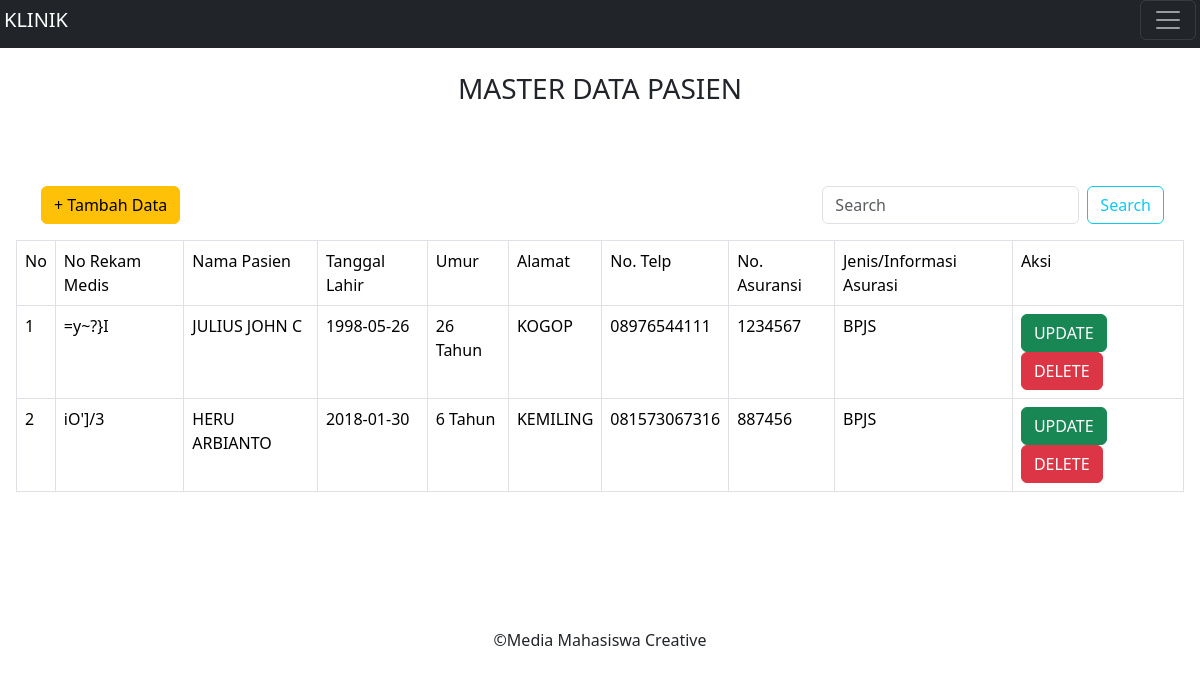
Screenshot of /Home/pasien.php (signed in) with the database file from the repository.
### tables this page shows
CREATE TABLE `pasien` (
  `ID_Pasien` int(11) NOT NULL,
  `no_rekammedis` varchar(255) NOT NULL,
  `nm_pasien` varchar(255) NOT NULL,
  `tl_pasien` varchar(255) NOT NULL,
  `Alamat_pasien` varchar(255) NOT NULL,
  `telp_pasien` varchar(255) NOT NULL,
  `no_asuransi` varchar(255) NOT NULL,
  `Informasi_Asuransi` varchar(255) NOT NULL
);

### HillCipher/dekripsi.php (called while the page is built, shortened)
<?php
$kunci = [
  [21, 31, 23],
  [1, 4, 5],
  [3, 7, 78],
];
function textToAsciii($plaintext)
{
  $result = [];
  for ($i = 0; $i < strlen($plaintext); $i++) {
    $charCode = ord($plaintext[$i]);
    $result[] = $charCode;
  }
  return $result;
}
function matrixTo1DArrayy($matrix)
{
  $result = [];
  for ($i = 0; $i < count($matrix); $i++) {
    for ($j = 0; $j < count($matrix[$i]); $j++) {
      $result[] = $matrix[$i][$j];
    }
  }
  return $result;
}
function asciiToTextt($asciiArray)
{
  $result = "";
  for ($i = 0; $i < count($asciiArray); $i++) {
    $char = chr($asciiArray[$i]);
    $result .= $char;
  }
  return $result;
}
function bagiBlokk($arr, $baris, $kolom)
{
  $matrix = [];
  $index = 0;
  for ($i = 0; $i < $baris; $i++) {
    $barisBaru = [];
    for ($j = 0; $j < $kolom; $j++) {
      if ($index < count($arr)) {
        $barisBaru[] = $arr[$index];
        $index++;
      } else {
        $barisBaru[] = null;
      }
    }
    $matrix[] = $barisBaru;
  }
  return $matrix;
}
function determinannnn($key)
{
  return (
    $key[0][0] * $key[1][1] * $key[2][2] +
    $key[0][1] * $key[1][2] * $key[2][0] +
    $key[0][2] * $key[1][0] * $key[2][1] -
    ($key[2][0] * $key[1][1] * $key[0][2] +
      $key[2][1] * $key[1][2] * $key[0][0] +
      $key[2][2] * $key[1][0] * $key[0][1])
  );
}
function kofaktort($key)
{
  $hasilKofaktor = [];
  for ($i = 0; $i < 3; $i++) {
    $hasilKofaktor[$i] = [];
  }
  $a = $key[1][1] * $key[2][2] - $key[2][1] * $key[1][2];
  $b = - ($key[1][0] * $key[2][2] - $key[2][0] * $key[1][2]);
  $c = $key[1][0] * $key[2][1] - $key[2][0] * $key[1][1];
  $d = - ($key[0][1] * $key[2][2] - $key[2][1] * $key[0][2]);
  $e = $key[0][0] * $key[2][2] - $key[2][0] * $key[0][2];
  $f = - ($key[0][0] * $key[2][1] - $key[2][0] * $key[0][1]);
  $g = $key[0][1] * $key[1][2] - $key[1][1] * $key[0][2];
  $h = - ($key[0][0] * $key[1][2] - $key[1][0] * $key[0][2]);
  $i = $key[0][0] * $key[1][1] - $key[1][0] * $key[0][1];
  $hasilKofaktor[0][0] = $a;
  $hasilKofaktor[0][1] = $b;
  $hasilKofaktor[0][2] = $c;
  $hasilKofaktor[1][0] = $d;
  $hasilKofaktor[1][1] = $e;
  $hasilKofaktor[1][2] = $f;
  $hasilKofaktor[2][0] = $g;
  $hasilKofaktor[2][1] = $h;
  $hasilKofaktor[2][2] = $i;
  return $hasilKofaktor;
}
function adjoinn($kofaktor)
{
  $hasilAdj = [];
  for ($i = 0; $i < 3; $i++) {
    $hasilAdj[$i] = [];
    for ($j = 0; $j < 3; $j++) {
      $hasilAdj[$i][$j] = $kofaktor[$j][$i];
    }
  }
  return $hasilAdj;
}
function gcdExtended($a, $b)
{
  if ($a === 0) {
    return [$b, 0, 1];
  }
  list($gcd, $x1, $y1) = gcdExtended($b % $a, $a);
  $x = $y1 - floor($b / $a) * $x1;
  $y = $x1;
  return [$gcd, $x, $y];
}
function findModuloResult($a, $m)
{
  list($gcd, $x, $y) = gcdExtended($a, $m);
  if ($gcd !== 1) {
    return -1;
  } else {
    return $x;
  }
}
function kaliDekrip($ciper, $invers)
{
  $hasil = [];
  for ($i = 0; $i < count($ciper); $i++) {
    $hasil[$i] = [];
    for ($j = 0; $j < count($invers); $j++) {
      $sum = 0;
      for ($k = 0; $k < count($invers); $k++) {
        $sum += $ciper[$i][$k] * $invers[$j][$k];
      }
      $hasil[$i][$j] = $sum;
    }
  }
  return $hasil;
}
function modDekrip($dekripSementara)
{
  $hasil = [];
  for ($i = 0; $i < count($dekripSementara); $i++) {
    $hasil[$i] = [];
    for ($j = 0; $j < 3; $j++) {
      if ($dekripSementara[$i][$j] < 0) {
        $value = $dekripSementara[$i][$j];
        $modulus = 128;
        $hasil[$i][$j] = (($value % $modulus) + $modulus) % $modulus;
      } else {
        $hasil[$i][$j] = $dekripSementara[$i][$j] % 128;
      }
    }
  }
  return $hasil;
}
function modAdj($determinanMod, $adjoin)
{
  $hasil = [];
  for ($i = 0; $i < count($adjoin); $i++) {
    $hasil[$i] = [];
    for ($j = 0; $j < count($adjoin); $j++) {
      $hasil[$i][$j] = ($adjoin[$i][$j] * $determinanMod) % 128;
    }
  }
  return $hasil;
}
function DekripsiHillCipher($cipertext, $kunci)
{
  $AngkaText = textToAsciii($cipertext);
  $hslDeterminan = determinannnn($kunci);
  $modDeterminan = $hslDeterminan % 128;
  $konv = kofaktort($kunci);
  $adj = adjoinn($konv);
  $modDet = findModuloResult($modDeterminan, 128);
  $hslInvers = modAdj($modDet, $adj);
  $blokMatrik = bagiBlokk($AngkaText, count($AngkaText) / 3, 3);
  $dekripSementara = kaliDekrip($blokMatrik, $hslInvers);
  $arraySatuDimensi = matrixTo1DArrayy(modDekrip($dekripSementara));
  $plaintextDariAscii = asciiToTextt($arraySatuDimensi);
  return $plaintextDariAscii;
}

### Home/pasien.php (the view, shortened to what this page needs)
<?php
include '../layout/header.php';
require '../HillCipher/enkripsi.php';
?>
<html>
<head>
</head>
<body>
    <?php
    $kdb = koneksidatabase();
    $a = @$_GET["a"];
    switch ($a) {
        default:
            curd_read($kunci);
            break;
    }
    function curd_read()
    {
        global $kdb;
        if (isset($_POST["cari2"])) {
            $cari = $_POST["cari"];
            $query = "SELECT * from pasien where no_rekammedis LIKE ?";
            $stmt = mysqli_prepare($kdb, $query);
            if ($stmt) {
                $param = "%" . $cari . "%";
                mysqli_stmt_bind_param($stmt, "s", $param);
                mysqli_stmt_execute($stmt);
                $hasil = mysqli_stmt_get_result($stmt);
            } else {
                die(mysqli_error($kdb));
            }
        } else {
            $hasil = sql_select();
        }
    ?>
        <center>
            <H3> MASTER DATA PASIEN </H3>
            <br><br><br>
            <ul class="bagan">
                <li class="area_tmbhdta"><a href="pasien.php?a=tambah" class="btn btn-warning" id="tmbhdata" style="margin-left: 5px;">+ Tambah Data </a></li>
                <li class="area_cari">
                    <form class="d-flex " role="search" action="" method="post">
                        <input class="form-control me-2" type="text" name="cari" placeholder="Search" aria-label="Search">
                        <button class="btn btn-outline-info" type="submit" name="cari2" value="cari">Search</button>
                    </form>
                </li>
            </ul>
        </center>
        <center>
            <form action="" method="post">
                <table class="table table-bordered">
                    <tr>
                        <td>No</td>
                        <td>No Rekam Medis</td>
                        <td>Nama Pasien</td>
                        <td>Tanggal Lahir</td>
                        <td>Umur</td>
                        <td>Alamat</td>
                        <td>No. Telp</td>
                        <td>No. Asuransi</td>
                        <td>Jenis/Informasi Asurasi</td>
                        <td>Aksi</td>
                    </tr>
                    <?php
                    require_once '../HillCipher/dekripsi.php';
                    while ($baris = mysqli_fetch_array($hasil)) {
                        $dekripnmpasien = DekripsiHillCipher($baris['nm_pasien'], $kunci);
                        $dekripnorekam = $baris['no_rekammedis'];
                        $dekriptlpasien = DekripsiHillCipher($baris['tl_pasien'], $kunci);
                        $dekripalamatpasien = DekripsiHillCipher($baris['Alamat_pasien'], $kunci);
                        $dekriptelppasien = DekripsiHillCipher($baris['telp_pasien'], $kunci);
                        $dekripnoasuransi = DekripsiHillCipher($baris['no_asuransi'], $kunci);
                        $dekripinformasiasuransi = DekripsiHillCipher($baris['Informasi_Asuransi'], $kunci);
                        $tanggal_lahir = new DateTime($dekriptlpasien);
                        $today = new DateTime();
                        $umur = $today->diff($tanggal_lahir)->y;
                    ?>
                        <tr>
                            <td><?php echo $i; ?></td>
                            <td><?php echo $dekripnorekam; ?></td>
                            <td><?php echo $dekripnmpasien; ?></td>
                            <td><?php echo $dekriptlpasien; ?></td>
                            <td><?php echo $umur; ?> Tahun</td>
                            <td><?php echo $dekripalamatpasien; ?></td>
                            <td><?php echo $dekriptelppasien; ?></td>
                            <td><?php echo $dekripnoasuransi; ?></td>
                            <td><?php echo $dekripinformasiasuransi; ?></td>
                            <td>
                                <a href="pasien.php?a=edit&id=<?php echo $baris['ID_Pasien']; ?>" class="btn btn-success ">UPDATE</a>
                                <a href="pasien.php?a=hapus&id=<?php echo $baris['ID_Pasien']; ?>" class="btn btn-danger ">DELETE</a>
                            </td>
                        </tr>
                    <?php
                        $i++;
                    }
                    ?>
                </table>
        </center>
    <?php
    }
    ?>
    <?php
    function koneksidatabase()
    {
        include('../koneksi/koneksi.php');
        return $kdb;
    }
    function sql_select()
    {
        global $kdb;
        $sql = " select * from pasien ";
        $hasil = mysqli_query($kdb, $sql) or die(mysql_error());
        return $hasil;
    }
    ?>
    <?php
    include '../layout/F1.php';
    ?>

### rows the page displays
pasien: no_rekammedis "=y~?}I", nm_pasien "JULIUS JOHN C", tl_pasien "1998-05-26", Alamat_pasien "KOGOP", telp_pasien "08976544111", no_asuransi "1234567", Informasi_Asuransi "BPJS"
pasien: no_rekammedis "iO'\u0007]/3\u0019", nm_pasien "HERU ARBIANTO", tl_pasien "2018-01-30", Alamat_pasien "KEMILING", telp_pasien "081573067316", no_asuransi "887456", Informasi_Asuransi "BPJS"
